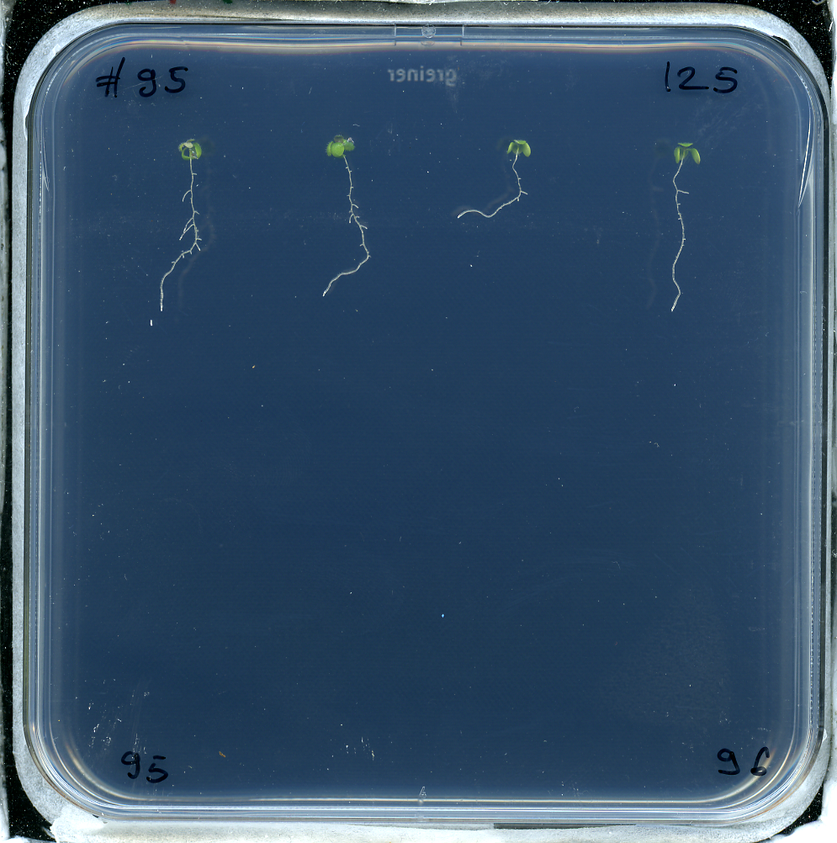
%> input picture 00220110719002.tif, 837 x 843 px, shrunk from 995 x 1002 before the run
$ octave --eval "result = SegmentRoots(imread('00220110719002.tif'));"   (GNU Octave 9; MATLAB toolbox functions it lacks are replaced by stand-ins)
%> lines starting %> are read from the running program, lines starting %| are printed output that depends on the picture; in (x1, y1, x2, y2) boxes, pixels count from 0 and x2, y2 are one past the last pixel; in counts of white or black regions, pixels touching at a corner belong together; the program's own positions count from 1
### createMaskPlantYCBCRhist.m
function [BW,maskedRGBImage] = createMaskPlantYCBCRhist(RGB)
%createMask  Threshold RGB image using auto-generated code from colorThresholder app.
%  [BW,MASKEDRGBIMAGE] = createMask(RGB) thresholds image RGB using
%  auto-generated code from the colorThresholder app. The colorspace and
%  range for each channel of the colorspace were set within the app. The
%  segmentation mask is returned in BW, and a composite of the mask and
%  original RGB images is returned in maskedRGBImage.

% Auto-generated by colorThresholder app on 15-Jun-2022
%------------------------------------------------------


% Convert RGB image to chosen color space
I = rgb2ycbcr(RGB);

% Define thresholds for channel 1 based on histogram settings
channel1Min = 107.000;
channel1Max = 255.000;

% Define thresholds for channel 2 based on histogram settings
channel2Min = 0.000;
channel2Max = 156.000;

% Define thresholds for channel 3 based on histogram settings
channel3Min = 0.000;
channel3Max = 255.000;

% Create mask based on chosen histogram thresholds
sliderBW = (I(:,:,1) >= channel1Min ) & (I(:,:,1) <= channel1Max) & ...
    (I(:,:,2) >= channel2Min ) & (I(:,:,2) <= channel2Max) & ...
    (I(:,:,3) >= channel3Min ) & (I(:,:,3) <= channel3Max);
BW = sliderBW;

% Initialize output masked image based on input image.
maskedRGBImage = RGB;

% Set background pixels where BW is false to zero.
maskedRGBImage(repmat(~BW,[1 1 3])) = 0;

end

### createMaskPlantLABhist.m
function [BW,maskedRGBImage] = createMaskPlantLABhist(RGB)
%createMask  Threshold RGB image using auto-generated code from colorThresholder app.
%  [BW,MASKEDRGBIMAGE] = createMask(RGB) thresholds image RGB using
%  auto-generated code from the colorThresholder app. The colorspace and
%  range for each channel of the colorspace were set within the app. The
%  segmentation mask is returned in BW, and a composite of the mask and
%  original RGB images is returned in maskedRGBImage.

% Auto-generated by colorThresholder app on 15-Jun-2022
%------------------------------------------------------


% Convert RGB image to chosen color space
I = rgb2lab(RGB);

% Define thresholds for channel 1 based on histogram settings
channel1Min = 0.000;
channel1Max = 100.000;

% Define thresholds for channel 2 based on histogram settings
channel2Min = -65.802;
channel2Max = 54.584;

% Define thresholds for channel 3 based on histogram settings
channel3Min = -20.696;
channel3Max = 80.598;

% Create mask based on chosen histogram thresholds
sliderBW = (I(:,:,1) >= channel1Min ) & (I(:,:,1) <= channel1Max) & ...
    (I(:,:,2) >= channel2Min ) & (I(:,:,2) <= channel2Max) & ...
    (I(:,:,3) >= channel3Min ) & (I(:,:,3) <= channel3Max);
BW = sliderBW;

% Initialize output masked image based on input image.
maskedRGBImage = RGB;

% Set background pixels where BW is false to zero.
maskedRGBImage(repmat(~BW,[1 1 3])) = 0;

end

### SegmentPlant.m
function binaryMask = SegmentPlant(inputImage, maxIslandNumPixels)
%SegmentPlant Computes the binary mask for plants, i.e., combined
%roots/shoots, in the image, using color thresholding in RGB, YCBCR, and
%LAB color spaces.
%   Histogram equalization is first applied to the image to enhance
%   contrast. After segmentation, the border pixels and small islands of
%   size maxIslandNumPixels.

    if nargin < 2
        maxIslandNumPixels = 50;
    end

    imageHist = histeq(inputImage);

    binaryMask = imageHist(:,:,2) >= 128 & ...
        createMaskPlantYCBCRhist(imageHist) & ...
        createMaskPlantLABhist(imageHist);
    binaryMask = imclearborder(binaryMask, 8);
    binaryMask = bwareaopen(binaryMask, maxIslandNumPixels);

%     close all
%     imshow(imageHist)
%     figure
%     imshow(binaryMask)
end

### createMaskRootsLABorig.m
function [BW,maskedRGBImage] = createMaskRootsLABorig(RGB)
%createMask  Threshold RGB image using auto-generated code from colorThresholder app.
%  [BW,MASKEDRGBIMAGE] = createMask(RGB) thresholds image RGB using
%  auto-generated code from the colorThresholder app. The colorspace and
%  range for each channel of the colorspace were set within the app. The
%  segmentation mask is returned in BW, and a composite of the mask and
%  original RGB images is returned in maskedRGBImage.

% Auto-generated by colorThresholder app on 15-Jun-2022
%------------------------------------------------------


% Convert RGB image to chosen color space
I = rgb2lab(RGB);

% Define thresholds for channel 1 based on histogram settings
channel1Min = 0.000;
channel1Max = 100.000;

% Define thresholds for channel 2 based on histogram settings
channel2Min = -36.409;
channel2Max = -19.134;

% Define thresholds for channel 3 based on histogram settings
channel3Min = -40.064;
channel3Max = 47.184;

% Create mask based on chosen histogram thresholds
sliderBW = (I(:,:,1) >= channel1Min ) & (I(:,:,1) <= channel1Max) & ...
    (I(:,:,2) >= channel2Min ) & (I(:,:,2) <= channel2Max) & ...
    (I(:,:,3) >= channel3Min ) & (I(:,:,3) <= channel3Max);
BW = sliderBW;

% Invert mask
BW = ~BW;

% Initialize output masked image based on input image.
maskedRGBImage = RGB;

% Set background pixels where BW is false to zero.
maskedRGBImage(repmat(~BW,[1 1 3])) = 0;

end

### createMaskRootsLABhist.m
function [BW,maskedRGBImage] = createMaskRootsLABhist(RGB)
%createMask  Threshold RGB image using auto-generated code from colorThresholder app.
%  [BW,MASKEDRGBIMAGE] = createMask(RGB) thresholds image RGB using
%  auto-generated code from the colorThresholder app. The colorspace and
%  range for each channel of the colorspace were set within the app. The
%  segmentation mask is returned in BW, and a composite of the mask and
%  original RGB images is returned in maskedRGBImage.

% Auto-generated by colorThresholder app on 15-Jun-2022
%------------------------------------------------------


% Convert RGB image to chosen color space
I = rgb2lab(RGB);

% Define thresholds for channel 1 based on histogram settings
channel1Min = 62.151;
channel1Max = 100.000;

% Define thresholds for channel 2 based on histogram settings
channel2Min = -23.965;
channel2Max = 16.082;

% Define thresholds for channel 3 based on histogram settings
channel3Min = -20.692;
channel3Max = 12.110;

% Create mask based on chosen histogram thresholds
sliderBW = (I(:,:,1) >= channel1Min ) & (I(:,:,1) <= channel1Max) & ...
    (I(:,:,2) >= channel2Min ) & (I(:,:,2) <= channel2Max) & ...
    (I(:,:,3) >= channel3Min ) & (I(:,:,3) <= channel3Max);
BW = sliderBW;

% Initialize output masked image based on input image.
maskedRGBImage = RGB;

% Set background pixels where BW is false to zero.
maskedRGBImage(repmat(~BW,[1 1 3])) = 0;

end

### SegmentRoots.m
function binaryMask = SegmentRoots(inputImage, maxIslandNumPixels, segmentPlantFirst, maxIslandNumPixelsPlant)
%SegmentRoots Computes the binary mask for roots in the image, using color
%thresholding in RGB, YCBCR, and LAB color spaces.
%   After segmentation, small islands of size maxIslandNumPixels are
%   removed.
    if nargin < 2
        maxIslandNumPixels = 100;
    end

    if nargin < 3
            segmentPlantFirst = true;
    end

    if nargin < 4
        maxIslandNumPixelsPlant = 50;
    end

    imageHist = histeq(inputImage);

    if segmentPlantFirst
        plantMask = SegmentPlant(inputImage, maxIslandNumPixelsPlant);
        inputImage = uint8(plantMask) .* inputImage;
        imageHist = uint8(plantMask) .* imageHist;
    end

    binaryMask = createMaskRootsLABorig(inputImage) & ...
        createMaskRootsLABhist(imageHist);
    binaryMask = imclearborder(binaryMask, 8);
    binaryMask = bwareaopen(binaryMask, maxIslandNumPixels);

% [8 lines of commented-out code are left out]
end
%> in SegmentRoots, `imageHist = histeq(inputImage);`:
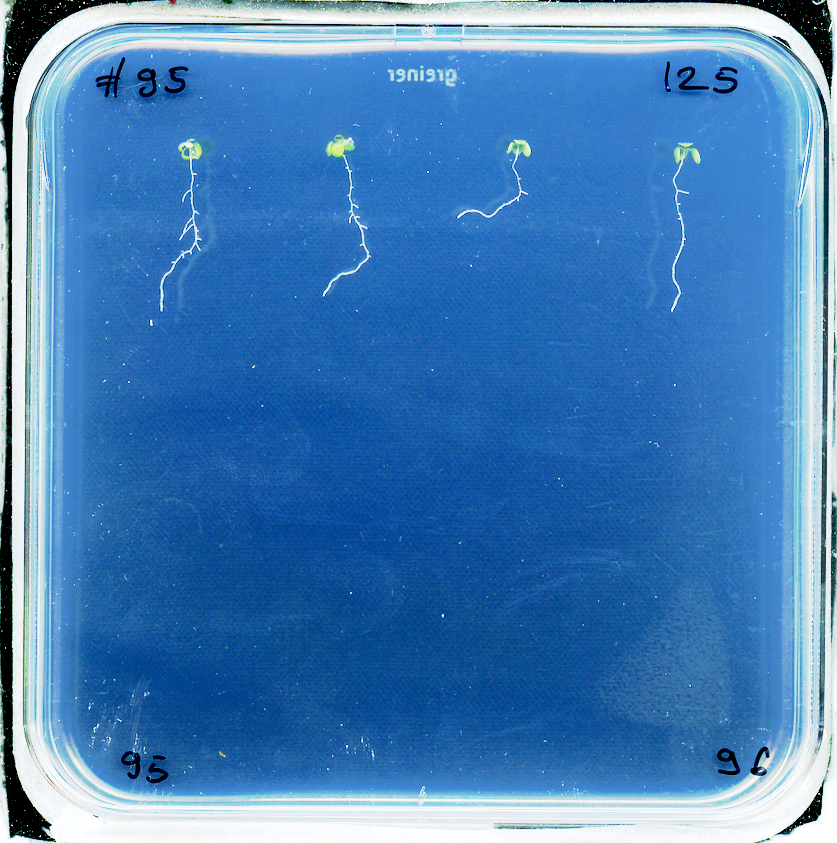
%> imageHist: size 843x837x3 uint8; mean R, G, B 70.3, 127.3, 183.7
%> in createMaskPlantYCBCRhist, `I = rgb2ycbcr(RGB);`: I: size 843x837x3 uint8; mean of channels 1, 2, 3 116.2, 161.2, 98.9
%> in createMaskPlantYCBCRhist, `sliderBW = (I(:,:,1) >= channel1Min ) & (I(:,:,1) <= channel1Max) & (I..`:
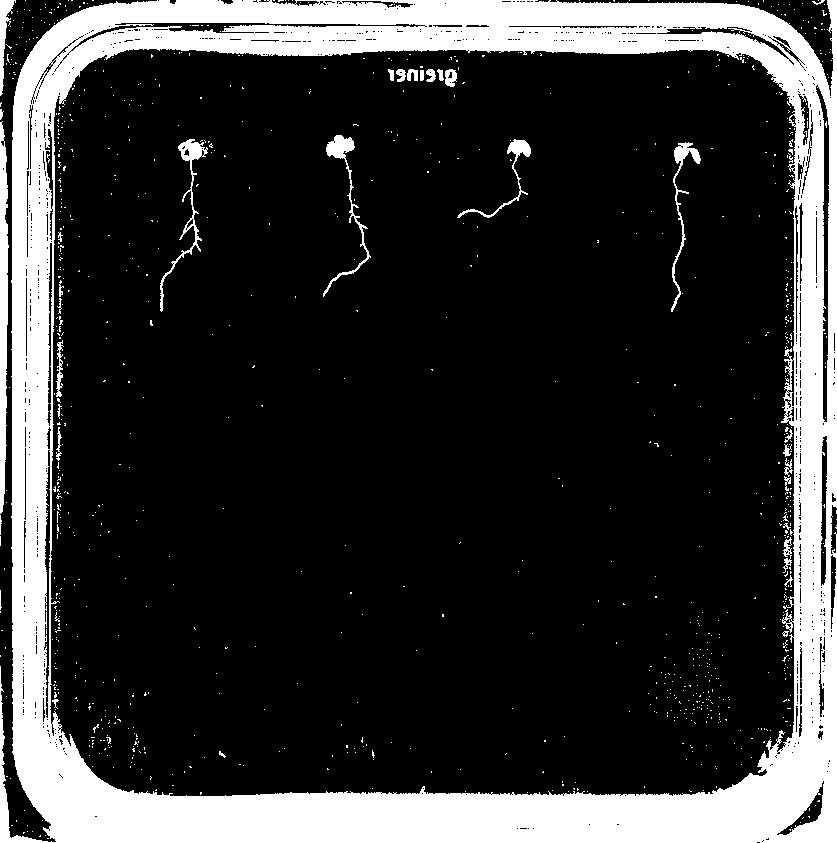
%> sliderBW: size 843x837 logical; 20.6% white; 989 white regions (953 under 20 px), largest, box (x1, y1, x2, y2) and area: (0, 0, 837, 843) 135709, (0, 121, 9, 514) 2522, (160, 139, 208, 312) 918
%> in createMaskPlantLABhist, `I = rgb2lab(RGB);`: I: size 843x837x3 double; mean of channels 1, 2, 3 51.9, 2.9, -35
%> in createMaskPlantLABhist, `sliderBW = (I(:,:,1) >= channel1Min ) & (I(:,:,1) <= channel1Max) & (I..`: sliderBW: size 843x837 logical; 22% white; 476 white regions (444 under 20 px), largest, box (x1, y1, x2, y2) and area: (0, 0, 837, 843) 149900, (323, 135, 371, 297) 842, (160, 139, 202, 311) 821
%> in SegmentPlant, `binaryMask = imageHist(:,:,2) >= 128 & createMaskPlantYCBCRhist(imageH..`: binaryMask: size 843x837 logical; 19.1% white; 603 white regions (584 under 20 px), largest, box (x1, y1, x2, y2) and area: (0, 0, 837, 843) 127267, (0, 121, 9, 514) 2510, (323, 135, 371, 297) 842
%> in SegmentPlant, `binaryMask = imclearborder(binaryMask, 8);`: binaryMask: size 843x837 logical; 0.65% white; 570 white regions (557 under 20 px), largest, box (x1, y1, x2, y2) and area: (323, 135, 371, 297) 842, (160, 139, 202, 311) 821, (671, 143, 701, 312) 697
%> in createMaskRootsLABorig, `I = rgb2lab(RGB);`: I: size 843x837x3 double; mean of channels 1, 2, 3 0.3, -0.1, 0
%> in createMaskRootsLABorig, `sliderBW = (I(:,:,1) >= channel1Min ) & (I(:,:,1) <= channel1Max) & (I..`: sliderBW: size 843x837 logical; 0.1% white; 15 white regions (7 under 20 px), largest, box (x1, y1, x2, y2) and area: (327, 139, 354, 157) 285, (517, 140, 531, 156) 100, (193, 143, 201, 158) 68
%> in createMaskRootsLABorig, `maskedRGBImage(repmat(~BW,[1 1 3])) = 0;`:
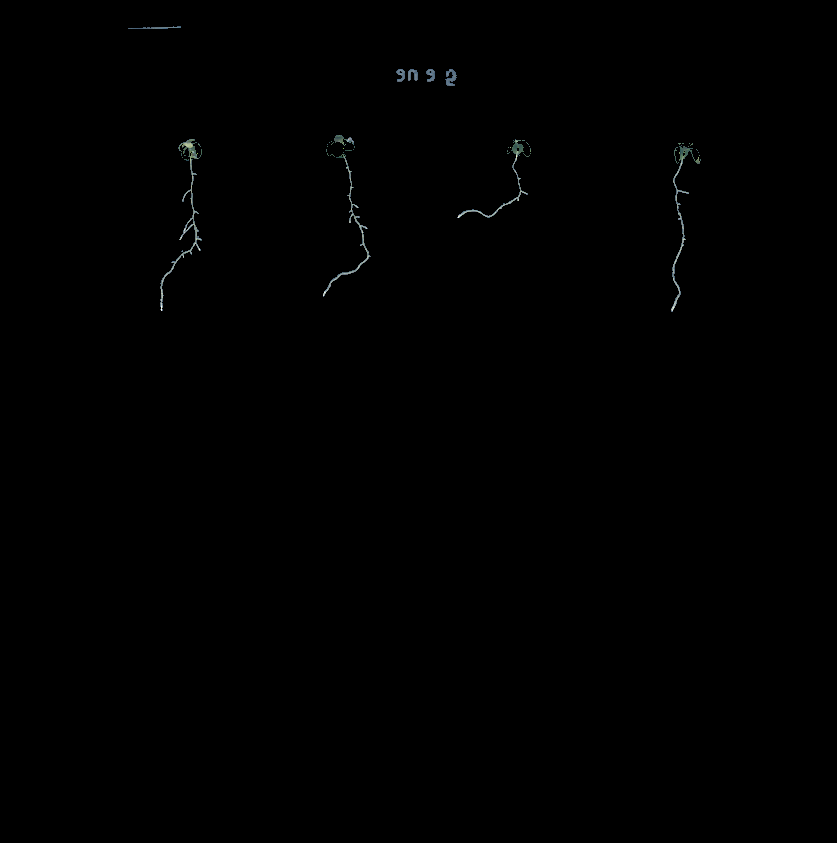
%> maskedRGBImage: size 843x837x3 uint8; mean R, G, B 0.4, 0.5, 0.5
%> in createMaskRootsLABhist, `I = rgb2lab(RGB);`: I: size 843x837x3 double; mean of channels 1, 2, 3 0.4, -0.1, 0
%> in createMaskRootsLABhist, `sliderBW = (I(:,:,1) >= channel1Min ) & (I(:,:,1) <= channel1Max) & (I..`:
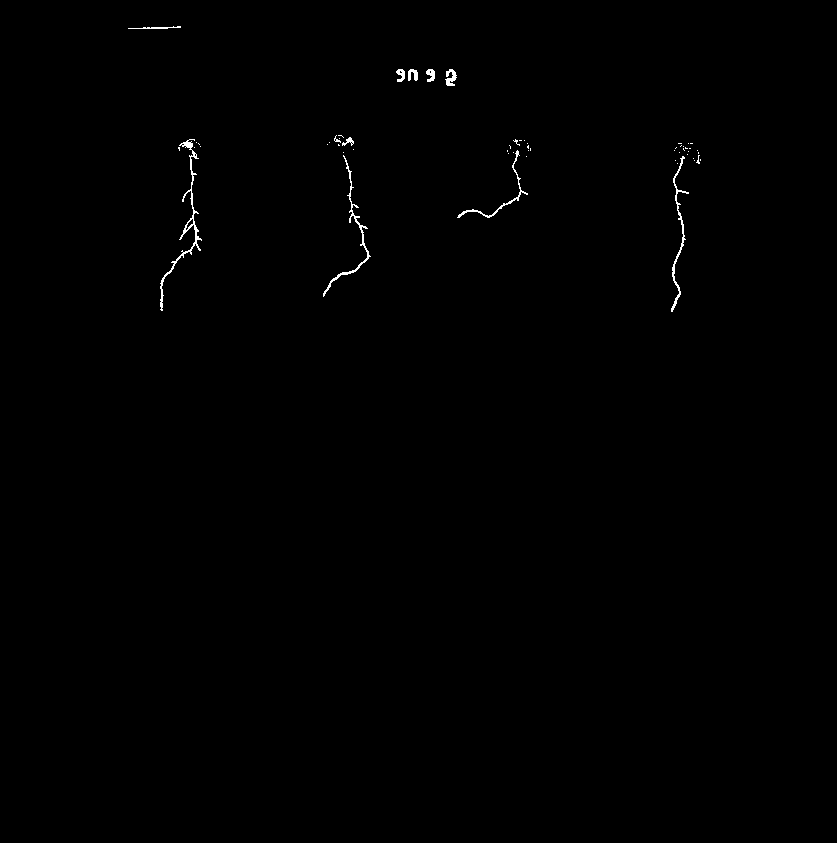
%> sliderBW: size 843x837 logical; 0.32% white in thin lines or dots, all inside (x1, y1, x2, y2) = (128, 26, 701, 312)
%> in createMaskRootsLABhist, `maskedRGBImage(repmat(~BW,[1 1 3])) = 0;`:
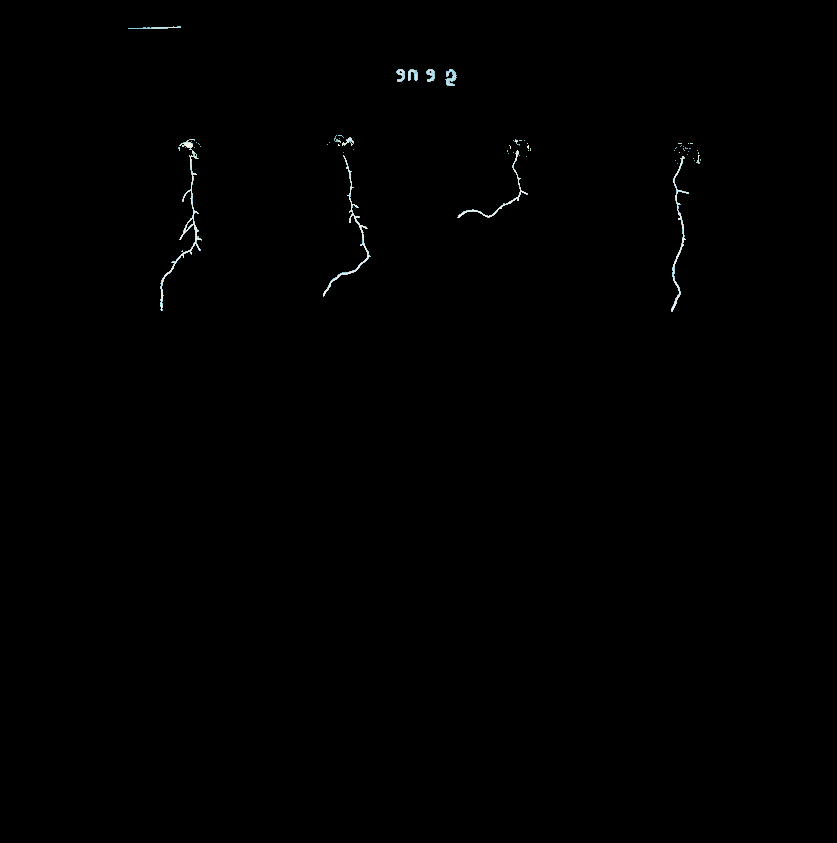
%> maskedRGBImage: size 843x837x3 uint8; mean R, G, B 0.6, 0.7, 0.7
%> in SegmentRoots, `binaryMask = bwareaopen(binaryMask, maxIslandNumPixels);`:
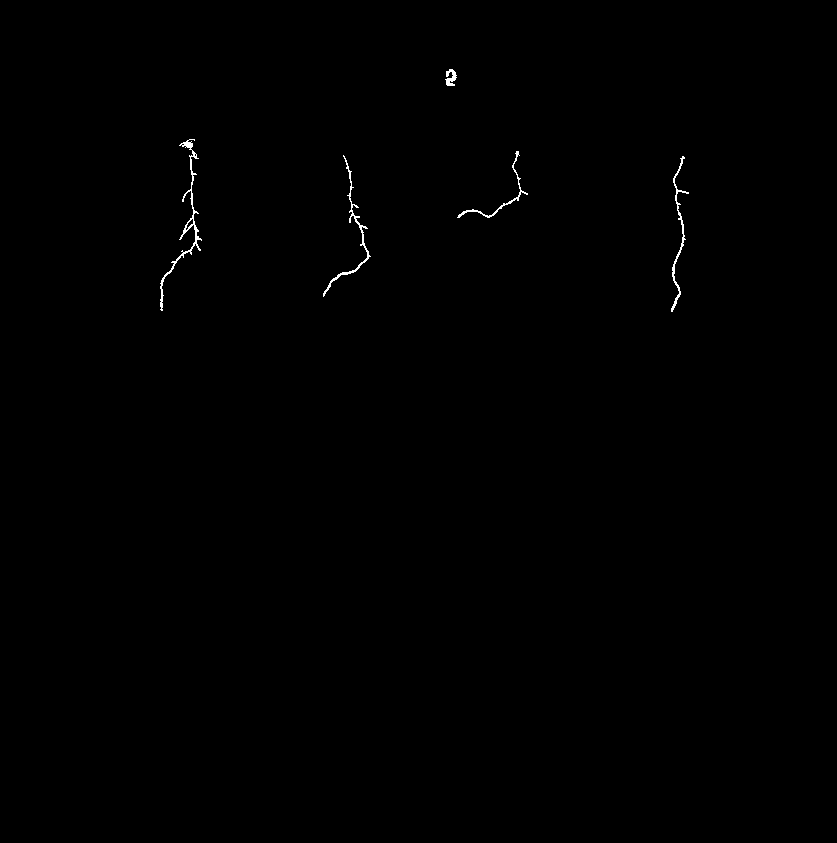
%> binaryMask: size 843x837 logical; 0.25% white in thin lines or dots, all inside (x1, y1, x2, y2) = (160, 69, 689, 312)
